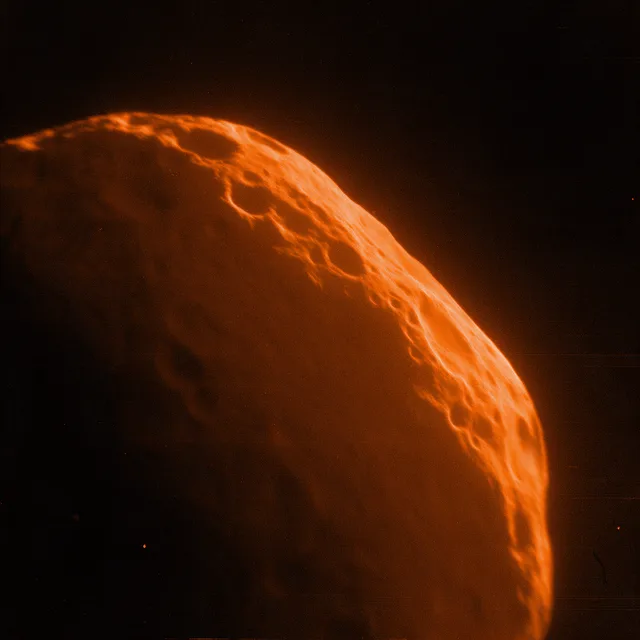
#> input picture assets/photos/asteroid_3.webp, 640 x 640 px
$ python sensor.py ../assets/photos/asteroid_3.webp ../assets/photos/asteroid_big_3.webp 5
#> lines starting #> are read from the running program, lines starting #| are printed output that depends on the picture; after the words box and inside, x2 and y2 are one past the last pixel; in counts of white or black regions, pixels touching at a corner belong together
"""Снимок как сигнал с датчика корабля, а не как картинка.

Генератор всегда тянет к красивому кадру: объект по центру, свет как в кино,
чистое изображение. Датчику всё это не нужно. Здесь снимок проходит путь,
который прошёл бы на борту: кадр обрезан как попало (камера наведена по
расчёту, а не по вкусу), разрешение датчика низкое, экспозиция выставлена
автоматически и мимо, уровней яркости мало, шум, сдвинутые строки развёртки.
Результат — только чёрный и оттенки оранжевого.
"""
import random, sys
import numpy as np
from PIL import Image, ImageFilter

RAMP = np.array([
    [0, 0, 0], [26, 6, 0], [70, 22, 2], [130, 48, 6], [190, 88, 16], [236, 138, 48], [255, 196, 120]
], dtype=np.float32)

def ramp(v):
    # v 0..1 -> цвет по оранжевой шкале
    x = np.clip(v, 0, 1) * (len(RAMP) - 1)
    i = np.floor(x).astype(int); f = (x - i)[..., None]
    j = np.clip(i + 1, 0, len(RAMP) - 1)
    return RAMP[i] * (1 - f) + RAMP[j] * f

def sensor(src, dst, seed, far=False):
#> called with src = '../assets/photos/asteroid_3.webp', dst = '../assets/photos/asteroid_big_3.webp', seed = 5, far = False
    rnd = random.Random(seed); nr = np.random.default_rng(seed)
    im = Image.open(src).convert('L')
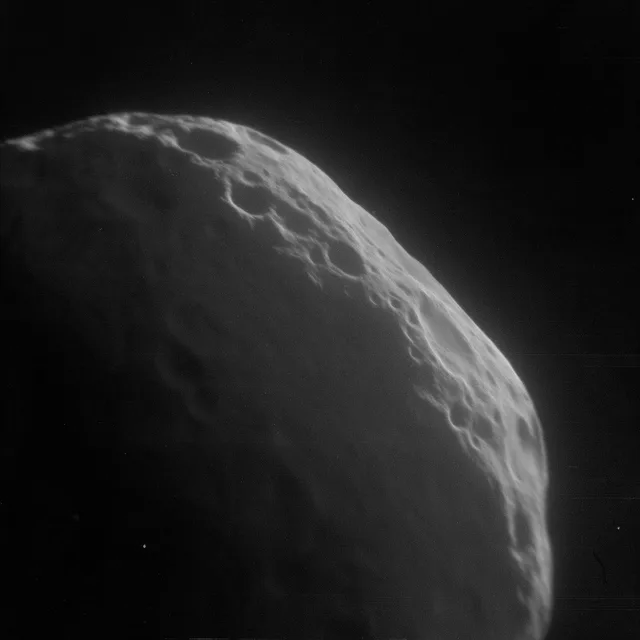
#> im: PIL image 640x640 L; min 0, max 211, mean 32
    W = im.width
#> W = 640
    # 1. кадр наведён по расчёту: обрезка 62–85% в случайном месте
    if not far:
        c = rnd.uniform(0.62, 0.85)
        cw = int(W * c)
#> cw = 488
        x0 = rnd.randint(0, W - cw); y0 = rnd.randint(0, W - cw)
#> after `x0 = rnd.randint(0, W - cw)`: x0 = 91
#> after `y0 = rnd.randint(0, W - cw)`: y0 = 135
        im = im.crop((x0, y0, x0 + cw, y0 + cw))
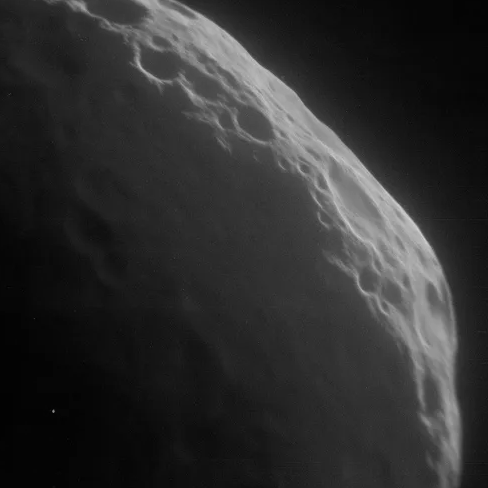
#> im: PIL image 488x488 L; min 1, max 211, mean 45.8
    # 2. низкое разрешение датчика. У дальнего снимка объект — несколько
    #    светлых точек, и простое уменьшение их стирает: сначала точки
    #    раздуваются, чтобы пережить уменьшение
    res = rnd.choice([96, 112, 128, 144])
    if far:
        k = max(3, (im.width // res) | 1)
        im = im.filter(ImageFilter.MaxFilter(min(k, 9)))
    im = im.resize((res, res), Image.BILINEAR)
#> im: PIL image 96x96 L
    a = np.asarray(im, dtype=np.float32) / 255.0
    # 3. автоэкспозиция: сперва по самому светлому участку, потом мимо —
    #    иногда пересвет, иногда недосвет, но не до пустого кадра
    # усиление не больше чем втрое: почти пустой кадр должен остаться тёмным
    a = a / max(0.33, float(np.percentile(a, 99.7)))
    gain = rnd.choice([rnd.uniform(1.3, 1.9), rnd.uniform(0.7, 0.88), rnd.uniform(0.9, 1.15)])
    a = np.clip((a - rnd.uniform(0.02, 0.1)) * gain, 0, 1) ** rnd.uniform(0.9, 1.4)
    # 4. мало уровней яркости
    lv = rnd.choice([5, 6, 7, 8])
    a = np.round(a * lv) / lv
    # 5. шум: сильнее в тенях, плюс неравномерность столбцов
    a = a + nr.normal(0, 0.06, a.shape) * (1.2 - a)
    a = a + nr.normal(0, 0.025, (1, res))
    # 6. развёртка: несколько строк сдвинуты, пара битых
    for _ in range(rnd.randint(2, 6)):
        y = rnd.randrange(res); h = rnd.randint(1, 4); s = rnd.randint(-12, 12)
        a[y:y + h] = np.roll(a[y:y + h], s, axis=1)
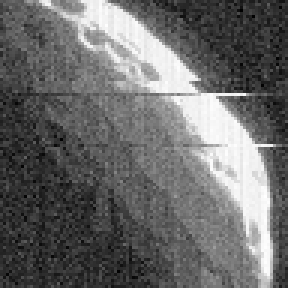
#> a: shape (96, 96) float64 (shown 3 times larger); min -0.24, max 1.07, mean 0.303; drawn with min black and max white
    for _ in range(rnd.randint(0, 2)):
        y = rnd.randrange(res); a[y] = rnd.choice([0.0, 0.85])
    # горячие пиксели
    for _ in range(rnd.randint(3, 10)):
        a[rnd.randrange(res), rnd.randrange(res)] = 1.0
#> a: shape (96, 96) float64; 0.1% of pixels changed, all inside (x1, y1, x2, y2) = (0, 0, 80, 80)
    a = np.clip(a, 0, 1)
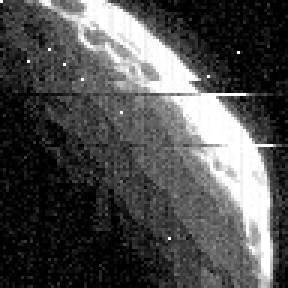
#> a: shape (96, 96) float64 (shown 3 times larger); min 0, max 1, mean 0.311
    # 7. обратно в 640 без сглаживания лишнего: видно, что датчик грубый
    rgb = ramp(a).astype(np.uint8)
#> in ramp, `f = (x - i)[..., None]`:
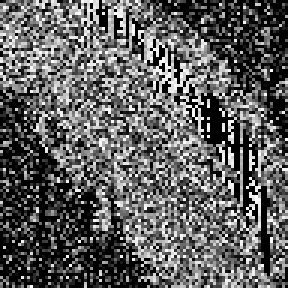
#> f: shape (96, 96, 1) float64 (shown 3 times larger); min 0, max 1, mean 0.373
#> in ramp, `j = np.clip(i + 1, 0, len(RAMP) - 1)`:
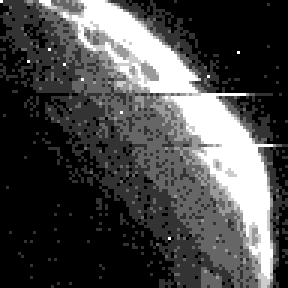
#> j: shape (96, 96) int64 (shown 3 times larger); min 1, max 6, mean 2.43; drawn with min black and max white
    out = Image.fromarray(rgb, 'RGB').resize((640, 640), Image.BILINEAR)
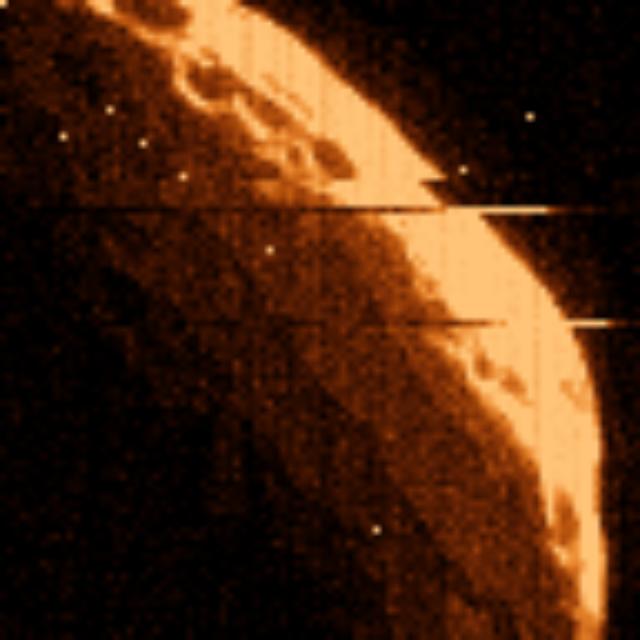
#> out: PIL image 640x640 RGB; mean R, G, B 73.8, 39, 16.1
    out = out.filter(ImageFilter.GaussianBlur(0.6))
    out.save(dst, 'WEBP', quality=84)

if __name__ == '__main__':
    sensor(sys.argv[1], sys.argv[2], int(sys.argv[3]), len(sys.argv) > 4)

$ run again, on assets/photos/asteroid_close.webp
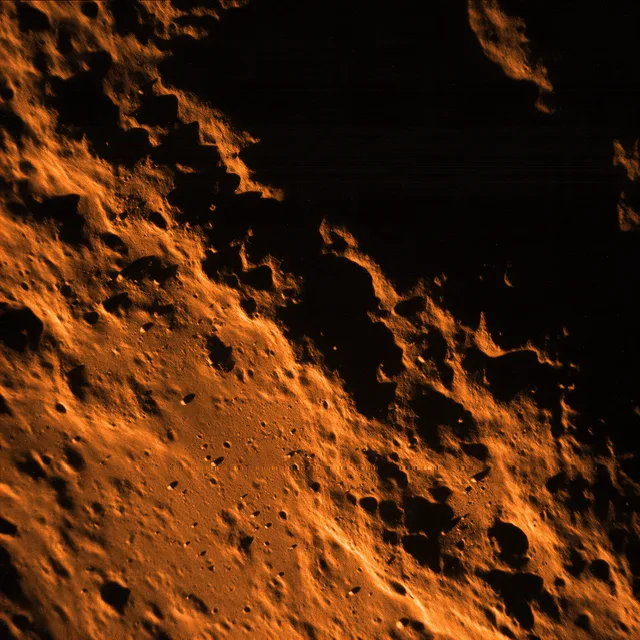
#> input picture assets/photos/asteroid_close.webp, 640 x 640 px
#> after the loop in sensor, `for _ in range(rnd.randint(2, 6)):`:
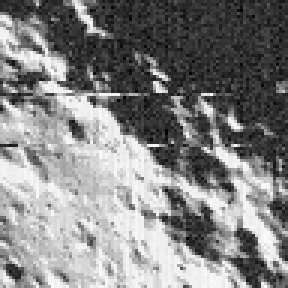
#> a: shape (96, 96) float64 (shown 3 times larger); min -0.249, max 1.08, mean 0.437; drawn with min black and max white
#> in sensor, `out = Image.fromarray(rgb, 'RGB').resize((640, 640), Image.BILINEAR)`:
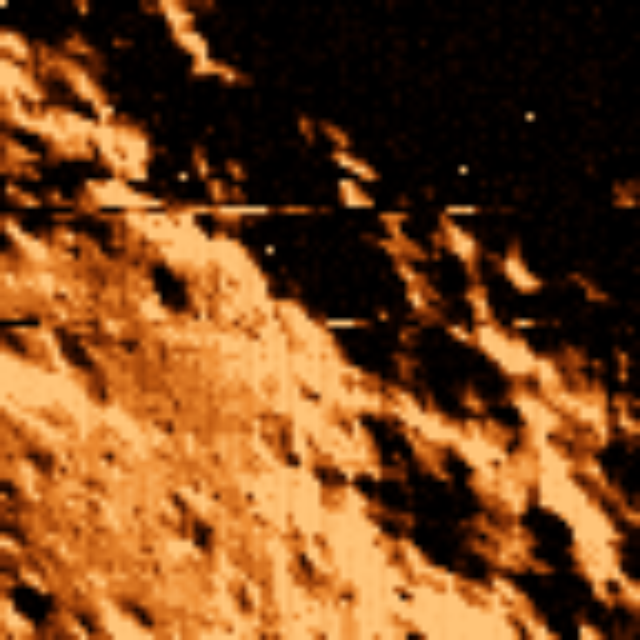
#> out: PIL image 640x640 RGB; mean R, G, B 116.8, 69.3, 29.8

$ run again, on assets/photos/asteroid_far.webp
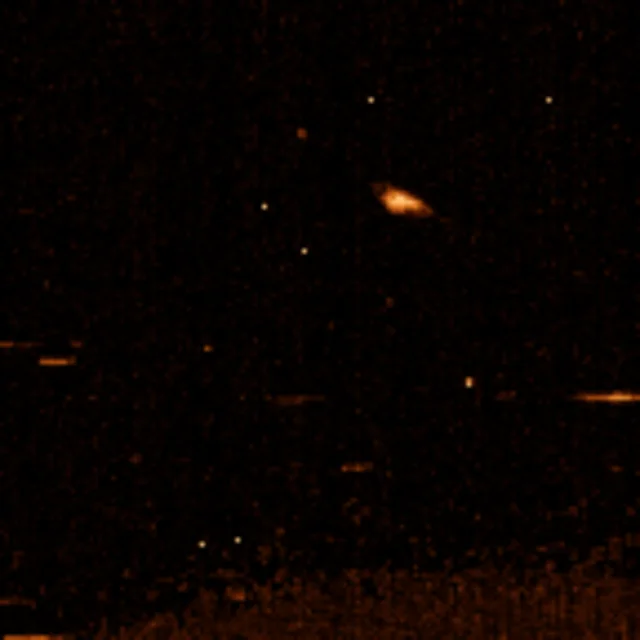
#> input picture assets/photos/asteroid_far.webp, 640 x 640 px
#> after the loop in sensor, `for _ in range(rnd.randint(2, 6)):`:
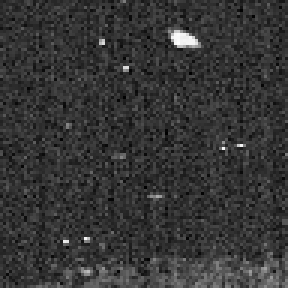
#> a: shape (96, 96) float64 (shown 3 times larger); min -0.254, max 1.06, mean 0.0228; drawn with min black and max white
#> i: shape (96, 96) int64; 7 distinct labels, from 0 to 6
#> j: shape (96, 96) int64; 6 distinct labels, from 1 to 6
#> in ramp, `return RAMP[i] * (1 - f) + RAMP[j] * f`:
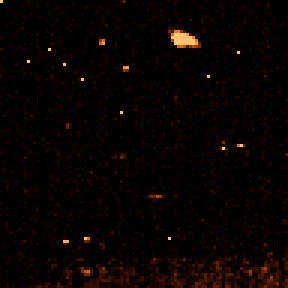
#> returned value: shape (96, 96, 3) float64 (shown 3 times larger); mean of channels 0, 1, 2 9.2, 3.1, 0.7; drawn as R, G, B

$ run again, on assets/photos/capsule_1.webp
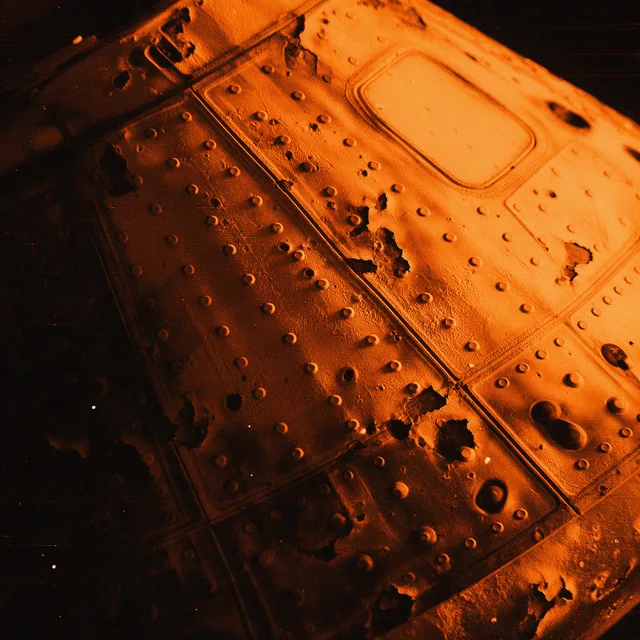
#> input picture assets/photos/capsule_1.webp, 640 x 640 px
#> in sensor, `out = Image.fromarray(rgb, 'RGB').resize((640, 640), Image.BILINEAR)`:
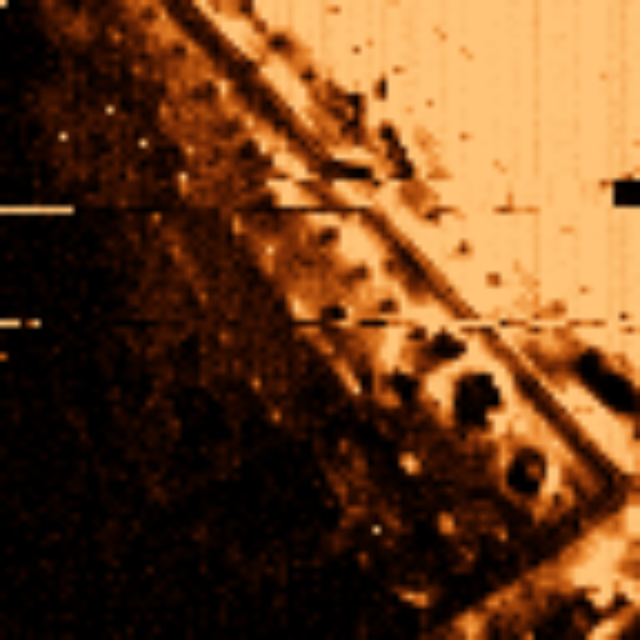
#> out: PIL image 640x640 RGB; mean R, G, B 106.8, 65.3, 31.6
